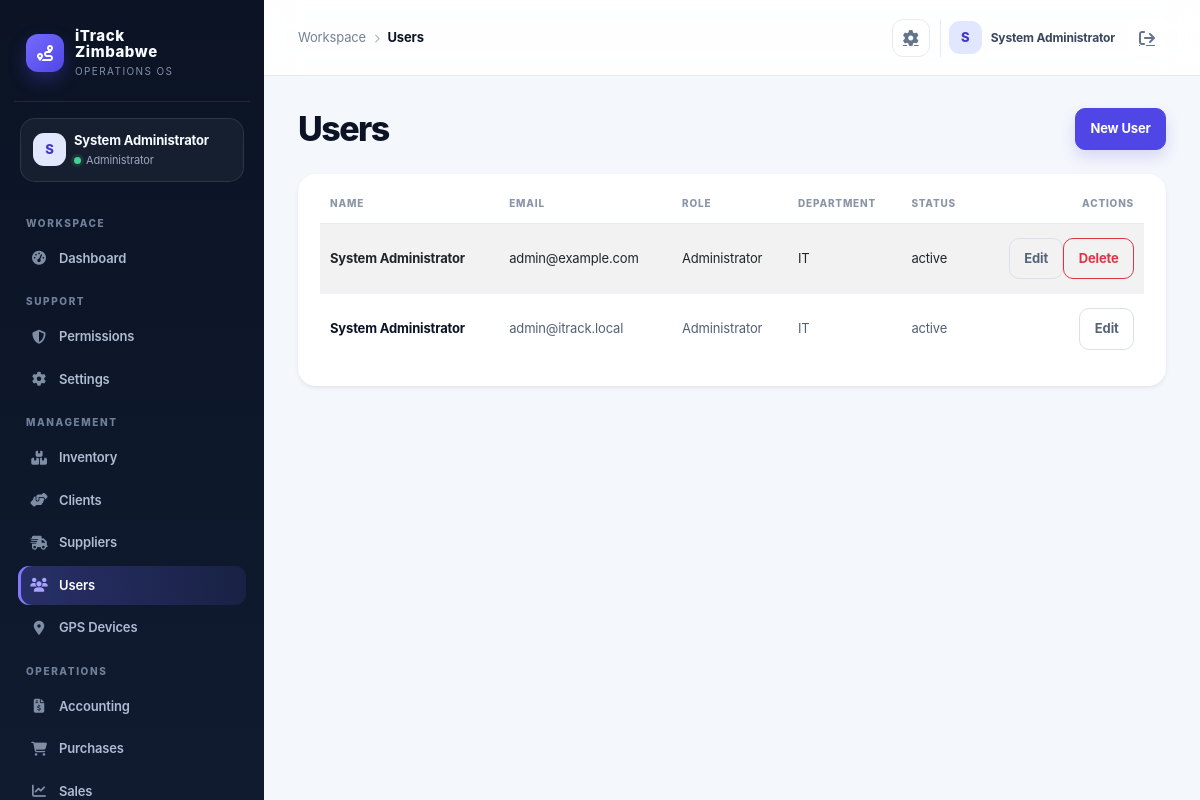
The page /index.php?controller=users (signed in) on the database its author committed.
### tables this page shows
CREATE TABLE IF NOT EXISTS users (
  id INT AUTO_INCREMENT PRIMARY KEY,
  name VARCHAR(150) NOT NULL,
  email VARCHAR(150) NOT NULL UNIQUE,
  password_hash VARCHAR(255) NOT NULL,
  role VARCHAR(50) NOT NULL DEFAULT 'Staff',
  department VARCHAR(100) NOT NULL DEFAULT 'General',
  status VARCHAR(20) NOT NULL DEFAULT 'active',
  created_at TIMESTAMP DEFAULT CURRENT_TIMESTAMP
);

### app/controllers/UsersController.php (called while the page is built, shortened)
<?php
class UsersController extends Controller { private User $model; public function __construct(){ $this->model=new User(); } public function index():void{$this->requireModuleAccess('users', ['Administrator','Director','Finance Officer']);$this->view('users/index',['title'=>'Users','users'=>$this->model->all()]);} public function create():void{$this->requireRole(['Administrator']);$this->save();} public function edit():void{$this->requireRole(['Administrator']);$id=$this->sanitizeInt($_GET['id']??0);$user=$this->model->find($id);if(!$user)$this->redirect('/index.php?controller=users');$this->save($user,$id);} public function delete():void{$this->requireRole(['Administrator']);$id=$this->sanitizeInt($_GET['id']??0);if($id!==($_SESSION['user']['id']??0))$this->model->delete($id);$this->redirect('/index.php?controller=users');} private function save(?array $user=null,?int $id=null):void{if($_SERVER['REQUEST_METHOD']==='POST'){if(!$this->validateCsrf()){$this->view('users/form',['title'=>$id?'Edit User':'Create User','mode'=>$id?'edit':'create','user'=>$user,'error'=>'Invalid security token']);return;}$data=$_POST;if($id)$this->model->update($id,$data);else $this->model->create($data);$this->redirect('/index.php?controller=users');}$this->view('users/form',['title'=>$id?'Edit User':'Create User','mode'=>$id?'edit':'create','user'=>$user]);} }

### public/index.php (called while the page is built, shortened)
<?php
$uri = $_SERVER['REQUEST_URI'] ?? '/';
$controllerKey = $_GET['controller'] ?? null;
$actionKey = $_GET['action'] ?? null;
$route = $controllerKey ? [
    'controller' => ucfirst($controllerKey) . 'Controller',
    'action' => $actionKey ?? 'index',
] : Router::route($uri);
$actionName = $route['action'];
$controller = new $controllerName();
$controller->$actionName();

### app/core/Model.php (called while the page is built, shortened)
<?php
require_once dirname(__DIR__) . '/config/database.php';
abstract class Model
{
    protected PDO $db;
    public function __construct()
    {
        $this->db = Database::getInstance();
    }
    protected function fetchAll(string $sql, array $params = []): array
    {
        $stmt = $this->db->prepare($sql);
        $stmt->execute($params);
        return $stmt->fetchAll();
    }
    protected function execute(string $sql, array $params = []): int
    {
        $stmt = $this->db->prepare($sql);
        $stmt->execute($params);
        return $stmt->rowCount();
    }
}

### app/config/env.php (called while the page is built, shortened)
<?php
function loadEnv(): array
{
    static $loaded = null;
    if ($loaded !== null) {
        return $loaded;
    }
    $loaded = [];
    $envPath = dirname(__DIR__, 2) . '/.env';
    if (!is_readable($envPath)) {
        return $loaded;
    }
    return $loaded;
}
function env(string $key, $default = null)
{
    $vars = loadEnv();
    $value = getenv($key);
    return $value !== false ? $value : $default;
}

### app/config/app.php (called while the page is built)
<?php
require_once __DIR__ . '/env.php';
return [
    'app_name' => env('APP_NAME', 'iTrack Zimbabwe'),
    'debug' => filter_var(env('APP_DEBUG', false), FILTER_VALIDATE_BOOLEAN),
    'base_url' => env('APP_BASE_URL', '/itrack-zimbabwe'),
    'db' => [
        'host' => env('DB_HOST', '127.0.0.1'),
        'port' => env('DB_PORT', '3306'),
        'name' => env('DB_NAME', 'itrack_zimbabwe'),
        'user' => env('DB_USER', 'root'),
        'pass' => env('DB_PASS', ''),
    ],
    'session_name' => env('SESSION_NAME', 'itrack_session'),
    'csrf_token_name' => env('CSRF_TOKEN_NAME', 'csrf_token'),
    'upload_dir' => env('UPLOAD_DIR', dirname(__DIR__, 1) . '/uploads'),
    'openrouter_api_key' => env('OPENROUTER_API_KEY', ''),
    'openrouter_model' => env('OPENROUTER_MODEL', 'openrouter/free'),
];

### app/config/database.php (called while the page is built, shortened)
<?php
require_once dirname(__DIR__) . '/config/app.php';
class Database
{
    private static ?PDO $instance = null;
    public static function getInstance(): PDO
    {
        if (self::$instance === null) {
            $config = require dirname(__DIR__) . '/config/app.php';
            $mysqlEnabled = extension_loaded('pdo_mysql');
            if ($mysqlEnabled) {
                try {
                    $dsn = sprintf('mysql:host=%s;port=%s;dbname=%s;charset=utf8mb4', $config['db']['host'], $config['db']['port'], $config['db']['name']);
                    self::$instance = new PDO($dsn, $config['db']['user'], $config['db']['pass'], [
                        PDO::ATTR_ERRMODE => PDO::ERRMODE_EXCEPTION,
                        PDO::ATTR_DEFAULT_FETCH_MODE => PDO::FETCH_ASSOC,
                        PDO::ATTR_EMULATE_PREPARES => false,
                    ]);
                } catch (PDOException $exception) {
                    self::$instance = self::createSqliteInstance($config);
                }
            } else {
                self::$instance = self::createSqliteInstance($config);
            }
        }
        return self::$instance;
    }
}

### app/models/User.php (called while the page is built, shortened)
<?php
require_once dirname(__DIR__) . '/core/Model.php';
class User extends Model
{
    public function all(): array
    {
        return $this->fetchAll('SELECT * FROM users ORDER BY id DESC');
    }
}

### app/helpers/auth.php (called while the page is built, shortened)
<?php
function isLoggedIn(): bool
{
    return !empty($_SESSION['user']);
}
function currentUser(): ?array
{
    return $_SESSION['user'] ?? null;
}

### app/models/Permission.php (called while the page is built, shortened)
<?php
class Permission extends ModuleModel
{
    public function modulesForRole(string $role): array
    {
        $role = $role === 'admin' ? 'Administrator' : $role;
        $rows = $this->fetchAll('SELECT p.name FROM role_permissions rp JOIN permissions p ON p.id = rp.permission_id WHERE rp.role = ? AND p.name LIKE "module.%"', [$role]);
        return array_values(array_filter(array_map(fn(array $row): string => (string)preg_replace('/^module\\./', '', $row['name']), $rows)));
    }
}

### app/views/users/index.php (the view, shortened to what this page needs)
<div class="d-flex justify-content-between align-items-center mb-4">
    <h2 class="h4 mb-0">Users</h2>
    <a class="btn btn-primary" href="/index.php?controller=users&action=create">New User</a>
</div>
<div class="card shadow-sm border-0">
    <div class="card-body">
        <div class="table-responsive">
            <table class="table table-striped align-middle">
                <thead>
                    <tr>
                        <th>Name</th>
                        <th>Email</th>
                        <th>Role</th>
                        <th>Department</th>
                        <th>Status</th>
                        <th class="text-end">Actions</th>
                    </tr>
                </thead>
                <tbody>
                <?php foreach ($users as $user): ?>
                    <tr>
                        <td><?= htmlspecialchars($user['name'] ?? '') ?></td>
                        <td><?= htmlspecialchars($user['email'] ?? '') ?></td>
                        <td><?= htmlspecialchars($user['role'] ?? '') ?></td>
                        <td><?= htmlspecialchars($user['department'] ?? '') ?></td>
                        <td><?= htmlspecialchars($user['status'] ?? '') ?></td>
                        <td class="text-end"><a class="btn btn-sm btn-outline-secondary" href="?controller=users&action=edit&id=<?= (int) $user['id'] ?>">Edit</a><?php if ((int) $user['id'] !== (int) ($_SESSION['user']['id'] ?? 0)): ?><a class="btn btn-sm btn-outline-danger" href="?controller=users&action=delete&id=<?= (int) $user['id'] ?>" onclick="return confirm('Delete this user?')">Delete</a><?php endif; ?></td>
                    </tr>
                <?php endforeach; ?>
                </tbody>
            </table>
        </div>
    </div>
</div>

### app/views/layouts/partials/sidebar.php (shortened to what this page needs)
<?php if (isLoggedIn()):
require_once dirname(__DIR__, 3) . '/models/Permission.php';
$currentController = strtolower($_GET['controller'] ?? 'dashboard');
$role = currentUser()['role'] ?? 'Staff';
$role = $role === 'admin' ? 'Administrator' : $role;
$permissionModel = new Permission();
$permissionModel->ensureModulePermissions();
$navModules = [
    ['label'=>'Dashboard','route'=>'dashboard','icon'=>'fa-gauge-high','roles'=>['Administrator','Director','Finance Officer','Procurement Officer','Store Officer','Sales Officer','Technician','Staff'],'group'=>'Workspace'],
    ['label'=>'Permissions','route'=>'permissions','icon'=>'fa-shield-halved','roles'=>['Administrator'],'group'=>'Support'],
];
foreach ($permissionModel->moduleDefinitions() as $module) {
    $navModules[] = [
        'label' => $module['label'],
        'route' => $module['route'],
        'icon' => $module['icon'],
        'roles' => $module['default_roles'],
        'group' => $module['group'],
    ];
}
$grouped = [];
foreach ($navModules as $module) {
    $grouped[$module['group']][] = $module;
}
$user = currentUser() ?? [];
$initials = strtoupper(substr((string)($user['name'] ?? 'U'), 0, 1));
?>
<aside class="sidebar" aria-label="Primary navigation">
    <div class="brand"><div class="brand-mark"><i class="fa-solid fa-route"></i></div><div><div class="brand-title">iTrack<br>Zimbabwe</div><div class="brand-subtitle">Operations OS</div></div></div>
    <div class="profile-chip"><div class="d-flex align-items-center gap-2"><div class="avatar"><?= htmlspecialchars($initials) ?></div><div class="min-w-0"><div class="profile-name"><?= htmlspecialchars($user['name'] ?? 'User') ?></div><div class="profile-role"><span class="status-dot"></span><?= htmlspecialchars($role) ?></div></div></div></div>
    <?php foreach ($grouped as $group => $items): ?><div class="nav-title"><?= htmlspecialchars($group) ?></div><ul class="nav flex-column px-1"><?php foreach ($items as $item): ?><li class="nav-item"><a class="nav-link <?= $currentController === strtolower($item['route']) ? 'active' : '' ?>" href="<?= $item['route'] === 'dashboard' ? '/dashboard.php' : '/index.php?controller=' . urlencode($item['route']) ?>"><i class="fa-solid <?= htmlspecialchars($item['icon']) ?>"></i><span><?= htmlspecialchars($item['label']) ?></span></a></li><?php endforeach; ?></ul><?php endforeach; ?>
</aside>
<?php endif; ?>

### app/views/layouts/partials/header.php (shortened to what this page needs)
<?php
$headerUser = currentUser() ?? [];
$headerName = $headerUser['name'] ?? 'User';
$headerInitial = strtoupper(substr((string)$headerName, 0, 1));
$headerController = strtolower($_GET['controller'] ?? 'dashboard');
$headerLabels = ['dashboard'=>'Overview','inventory'=>'Inventory','clients'=>'Clients','supplier'=>'Suppliers','users'=>'Users','gps'=>'GPS Devices','accounting'=>'Accounting','purchases'=>'Purchases','sales'=>'Sales','requisition'=>'Requisitions','reports'=>'Reports','notification'=>'Notifications','settings'=>'Settings'];
$headerSection = basename($_SERVER['SCRIPT_NAME'] ?? '') === 'dashboard.php' ? 'Overview' : ($headerLabels[$headerController] ?? ucfirst($headerController));
?>
<header class="topbar">
    <div class="crumb"><span class="d-none d-sm-inline">Workspace</span><i class="fa-solid fa-chevron-right mx-2" style="font-size:9px;color:#aab4c4"></i><strong><?= htmlspecialchars($headerSection) ?></strong></div>
    <div class="top-actions">
        <a class="icon-button d-none d-sm-grid" href="/index.php?controller=settings" aria-label="Settings"><i class="fa-solid fa-gear"></i></a>
        <div class="user-pill"><div class="avatar"><?= htmlspecialchars($headerInitial) ?></div><span><?= htmlspecialchars($headerName) ?></span><a class="icon-button border-0 ms-1" href="/logout.php" aria-label="Sign out"><i class="fa-solid fa-arrow-right-from-bracket"></i></a></div>
    </div>
</header>

### app/views/layouts/main.php (style rules this page uses)
:root { --ink:#0b1324; --ink-2:#111d33; --muted:#738096; --line:#e6ebf2; --canvas:#f4f7fb; --card:#fff; --brand:#4f46e5; --brand-2:#6d5dfc; --mint:#13b981; --amber:#f59e0b; --danger:#e25555; --shadow:0 16px 40px rgba(15,23,42,.06); }
* { box-sizing:border-box; }
body { background:var(--canvas); color:var(--ink); margin:0; font-family:Inter,ui-sans-serif,system-ui,-apple-system,"Segoe UI",sans-serif; letter-spacing:-.01em; }
a { color:inherit; }
.sidebar { width:264px; flex:0 0 264px; min-height:100vh; background:linear-gradient(180deg,#0b1324 0%,#101b30 100%); color:#d9e2f0; padding:22px 14px; position:sticky; top:0; height:100vh; overflow-y:auto; z-index:20; }
.brand { display:flex; align-items:center; gap:11px; padding:6px 12px 22px; margin-bottom:10px; border-bottom:1px solid rgba(255,255,255,.09); }
.brand-mark { width:38px; height:38px; border-radius:12px; display:grid; place-items:center; color:white; background:linear-gradient(135deg,#766bff,#4f46e5); box-shadow:0 8px 18px rgba(79,70,229,.32); }
.brand-title { font-size:15px; font-weight:800; line-height:1.05; letter-spacing:.04em; color:#f8fbff; }
.brand-subtitle { font-size:10px; text-transform:uppercase; letter-spacing:.14em; color:#8291aa; margin-top:4px; }
.profile-chip { margin:16px 6px 18px; padding:12px; border:1px solid rgba(255,255,255,.1); border-radius:15px; background:rgba(255,255,255,.045); }
.avatar { width:33px; height:33px; border-radius:11px; background:#e0e7ff; color:#4338ca; display:grid; place-items:center; font-weight:800; font-size:13px; }
.profile-name { font-size:13px; font-weight:700; color:#f8fbff; white-space:nowrap; overflow:hidden; text-overflow:ellipsis; }
.profile-role { font-size:11px; color:#9aa8bc; margin-top:2px; }
.status-dot { width:7px; height:7px; background:#42d392; border-radius:50%; display:inline-block; margin-right:5px; box-shadow:0 0 0 3px rgba(66,211,146,.12); }
.nav-title { color:#71809a; font-size:10px; font-weight:800; text-transform:uppercase; letter-spacing:.16em; padding:16px 12px 8px; }
.sidebar .nav { gap:3px; }
.sidebar .nav-link { display:flex; align-items:center; gap:11px; color:#aebbd0; border-radius:11px; padding:10px 12px; font-size:13px; font-weight:600; transition:.2s ease; }
.sidebar .nav-link i { width:18px; text-align:center; color:#7f8da5; font-size:14px; }
.sidebar .nav-link.active { color:white; background:linear-gradient(90deg,rgba(99,102,241,.3),rgba(99,102,241,.12)); box-shadow:inset 3px 0 0 #8178ff; }
.sidebar .nav-link.active i { color:#a9a3ff; }
.topbar { height:76px; display:flex; align-items:center; gap:16px; padding:0 34px; background:rgba(255,255,255,.88); border-bottom:1px solid var(--line); backdrop-filter:blur(16px); position:sticky; top:0; z-index:10; }
.crumb { font-size:13px; color:var(--muted); }
.crumb strong { color:var(--ink); font-weight:750; }
.top-actions { margin-left:auto; display:flex; align-items:center; gap:10px; }
.icon-button { width:38px; height:38px; display:grid; place-items:center; color:#64748b; border:1px solid var(--line); background:#fff; border-radius:11px; position:relative; }
.user-pill { display:flex; align-items:center; gap:9px; padding-left:8px; border-left:1px solid var(--line); }
.user-pill span { font-size:12px; font-weight:700; color:#39465d; }
main h2.h4 { font-size:clamp(25px,3vw,34px); font-weight:800; letter-spacing:-.045em; line-height:1.1; }
main > .d-flex.justify-content-between { margin-bottom:24px !important; }
.card { border:1px solid var(--line); border-radius:18px; background:var(--card); box-shadow:var(--shadow); }
.card .card-body { padding:22px; }
.btn { border-radius:10px; font-weight:700; font-size:13px; padding:.63rem .9rem; }
.btn-primary { background:var(--brand); border-color:var(--brand); box-shadow:0 7px 15px rgba(79,70,229,.18); }
.table { margin:0; font-size:13px; }
.table thead th { color:#8a96a8; border-bottom:1px solid var(--line); text-transform:uppercase; letter-spacing:.08em; font-size:10px; font-weight:800; padding:0 10px 12px; white-space:nowrap; }
.table tbody td { padding:14px 10px; border-color:#eef1f5; color:#526076; vertical-align:middle; }
.table tbody tr:last-child td { border-bottom:0; }
.table tbody td:first-child { color:var(--ink); font-weight:750; }
.table-striped>tbody>tr:nth-of-type(odd)>* { --bs-table-accent-bg:#fafbfe; color:inherit; }
.table-responsive { border-radius:12px; }
.btn-outline-secondary { color:#56647a; border-color:#d9e0eb; }

### rows shown on the page
users: name "S", name "System Administrator", role "Administrator", email "admin@itrack.local", department "IT", status "active"
users: name "System Administrator", email "admin@example.com", role "Administrator", department "IT", status "active"

### other values the page prints
$group "WORKSPACE"
$item['label'] "Dashboard"
$group "SUPPORT"
$item['label'] "Permissions"
$item['label'] "Settings"
$group "MANAGEMENT"
$item['label'] "Inventory"
$item['label'] "Clients"
$item['label'] "Suppliers"
$item['label'] "Users"
$item['label'] "GPS Devices"
$group "OPERATIONS"
$item['label'] "Accounting"
$item['label'] "Purchases"
$item['label'] "Sales"
